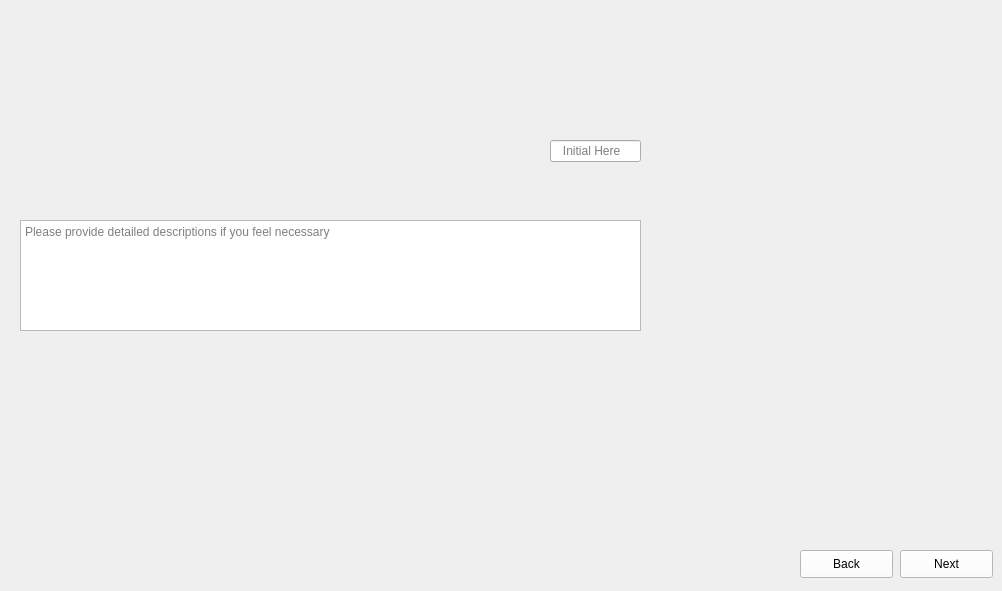
      <widget class="QWidget" name="Fill_First_Pillars_1">
       <property name="maximumSize">
        <size>
         <width>1024</width>
         <height>600</height>
        </size>
       </property>
       <property name="styleSheet">
        <string notr="true">border-image: url(:/images/images/Fill_First_Pillars_1.png);</string>
       </property>
       <widget class="QLineEdit" name="Fill_First_Pillars_1_Data">
        <property name="geometry">
         <rect>
          <x>550</x>
          <y>140</y>
          <width>91</width>
          <height>22</height>
         </rect>
        </property>
        <property name="styleSheet">
         <string notr="true">border-image:None;</string>
        </property>
        <property name="placeholderText">
         <string>   Initial Here</string>
        </property>
       </widget>
       <widget class="QTextEdit" name="Fill_First_Pillars_1_Comments">
        <property name="geometry">
         <rect>
          <x>20</x>
          <y>220</y>
          <width>621</width>
          <height>111</height>
         </rect>
        </property>
        <property name="styleSheet">
         <string notr="true">border-image:None;</string>
        </property>
        <property name="placeholderText">
         <string>Please provide detailed descriptions if you feel necessary </string>
        </property>
       </widget>
       <widget class="QLineEdit" name="Fill_First_Pillars_1_Dates">
        <property name="geometry">
         <rect>
          <x>110</x>
          <y>560</y>
          <width>91</width>
          <height>22</height>
         </rect>
        </property>
        <property name="styleSheet">
         <string notr="true">QLineEdit{
background-color: rgb(240, 240, 240);
border: none;
border-image:None;
}</string>
        </property>
       </widget>
       <widget class="QLineEdit" name="Fill_First_Pillars_1_Initials">
        <property name="geometry">
         <rect>
          <x>210</x>
          <y>560</y>
          <width>81</width>
          <height>22</height>
         </rect>
        </property>
        <property name="styleSheet">
         <string notr="true">QLineEdit{
background-color: rgb(240, 240, 240);
border: none;
border-image:None;
}</string>
        </property>
       </widget>
       <widget class="QPushButton" name="Fill_First_Pillars_1_Next">
        <property name="geometry">
         <rect>
          <x>900</x>
          <y>550</y>
          <width>93</width>
          <height>28</height>
         </rect>
        </property>
        <property name="styleSheet">
         <string notr="true">QPushButton{
background-color: rgb(255, 255, 255);
height: 35px;
border-image:None;
}
QPushButton::hover{
background-color: rgb(0, 0, 255);
}
QPushButton:pressed{
padding-top:7px;
padding-top:7px;
}</string>
        </property>
        <property name="text">
         <string>Next</string>
        </property>
       </widget>
       <widget class="QPushButton" name="Fill_First_Pillars_1_Back">
        <property name="geometry">
         <rect>
          <x>800</x>
          <y>550</y>
          <width>93</width>
          <height>28</height>
         </rect>
        </property>
        <property name="styleSheet">
         <string notr="true">QPushButton{
background-color: rgb(255, 255, 255);
height: 35px;
border-image:None;
}
QPushButton::hover{
background-color: rgb(0, 0, 255);
}
QPushButton:pressed{
padding-top:7px;
padding-top:7px;
}</string>
        </property>
        <property name="text">
         <string>Back</string>
        </property>
       </widget>
      </widget>
